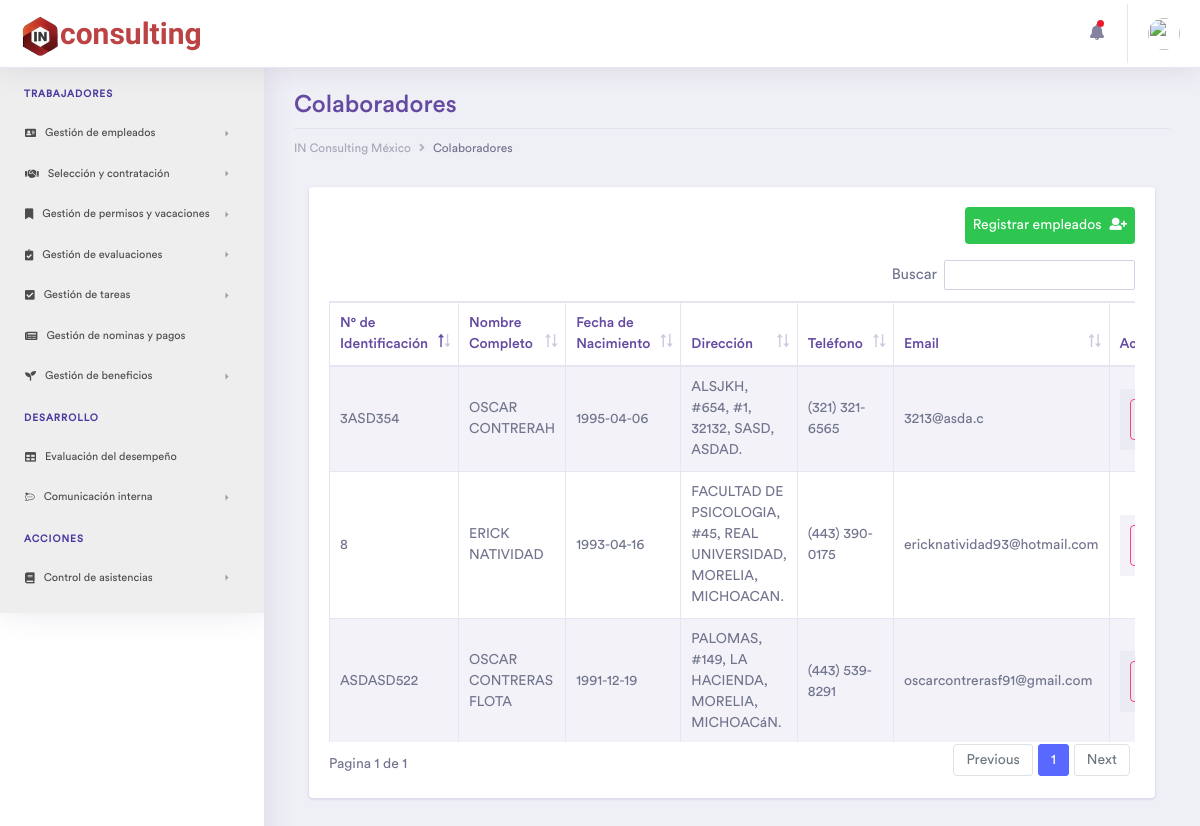
Page /Empleados on the earlier database version.
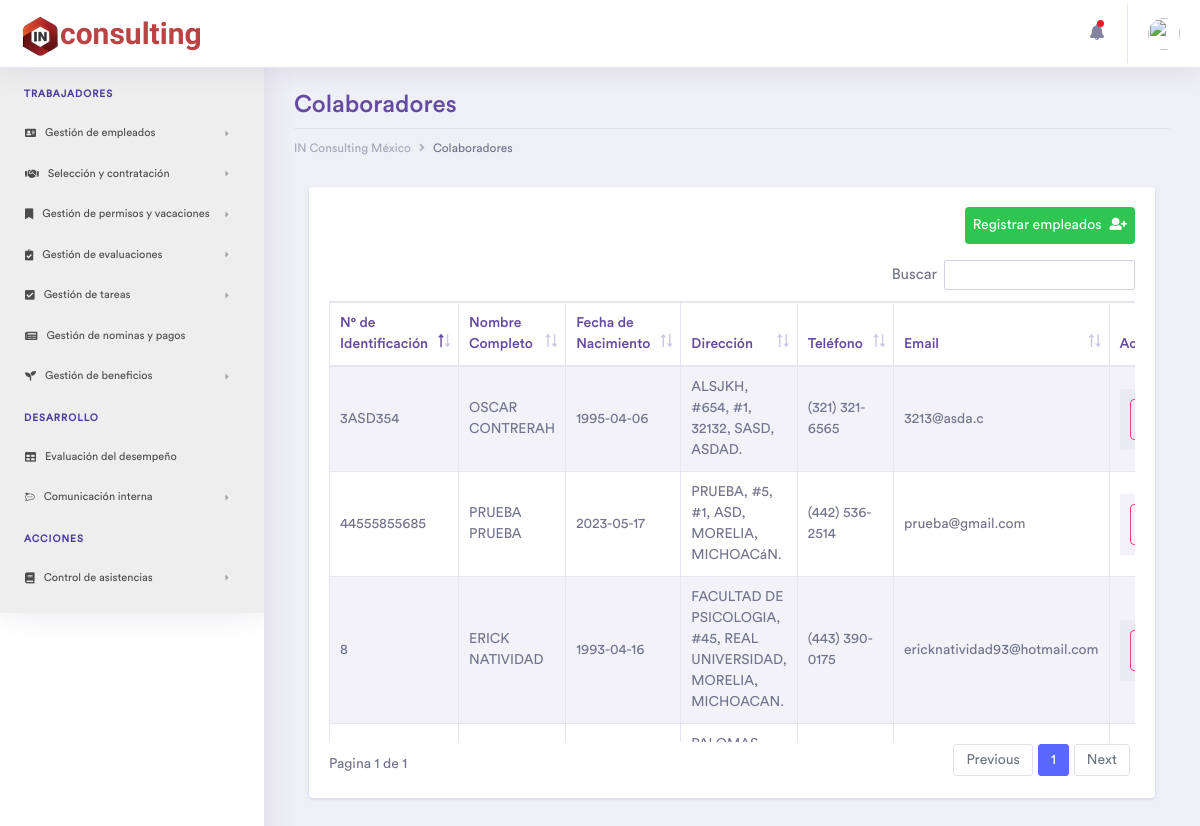
Same page on the later database version.
### tables this page shows
CREATE TABLE `emergencia` (
  `idEmergencia` int(11) NOT NULL,
  `nameEmer` varchar(50) NOT NULL,
  `parentesco` varchar(45) NOT NULL,
  `phoneEmer` varchar(15) NOT NULL,
  `Empleados_idEmpleados` int(11) NOT NULL
);

CREATE TABLE `empleados` (
  `idEmpleados` int(11) NOT NULL,
  `name` varchar(45) NOT NULL,
  `lastname` varchar(45) NOT NULL,
  `genero` varchar(1) NOT NULL,
  `fNac` date NOT NULL,
  `phone` varchar(15) NOT NULL,
  `email` varchar(45) NOT NULL,
  `identificacion` varchar(45) NOT NULL,
  `CURP` varchar(20) NOT NULL,
  `NSS` varchar(15) NOT NULL,
  `RFC` varchar(15) NOT NULL,
  `street` varchar(45) NOT NULL,
  `numE` varchar(5) NOT NULL,
  `numI` varchar(5) DEFAULT NULL,
  `colonia` varchar(45) NOT NULL,
  `CP` varchar(8) NOT NULL,
  `municipio` varchar(30) NOT NULL,
  `estado` varchar(45) NOT NULL,
  `status` int(1) NOT NULL DEFAULT 1,
  `fecha_contratado` timestamp NOT NULL DEFAULT current_timestamp()
);

### controller/plantilla.controlador.php (called while the page is built)
<?php
Class ControladorPlantilla{
	public function ctrTraerPlantilla(){
		include "view/plantilla.php";
	}
}

### index.php (called while the page is built)
<?php
require_once "controller/plantilla.controlador.php";
require_once "controller/formularios.controlador.php";
require_once "model/formularios.modelo.php";
$plantilla = new ControladorPlantilla();
$plantilla -> ctrTraerPlantilla();

### controller/formularios.controlador.php (called while the page is built, shortened)
<?php
class ControladorFormularios{
	static public function ctrVerEmpleados($item, $valor){
		$tabla = "empleados";
		$respuesta = ModeloFormularios::mdlVerEmpleados($tabla, $item, $valor);
		return $respuesta;
	}
	static public function ctrNumeroTelefonico($phone){
		$numero = ModeloFormularios::mdlNumeroTelefonico($phone);
		return $numero;
	}
}

### model/conexion.php (called while the page is built)
<?php
class Conexion{
  static public function conectar(){
    $link = new PDO("mysql:host=localhost;dbname=inrh",
                  "root",
                  "");
    $link->exec("set names utf8");
    return $link;
  }
}

### model/formularios.modelo.php (called while the page is built, shortened)
<?php
require_once "conexion.php";
class ModeloFormularios{
	static public function mdlVerEmpleados($tabla, $item, $valor){
		if($item == null && $valor == null){
			$sql = "SELECT e.idEmpleados, e.name, e.lastname, e.genero, e.fNac, e.phone, e.email, e.identificacion, e.NSS, e.RFC, e.street, e.numE, e.numI, e.colonia, e.CP, e.estado, e.municipio, e.fecha_contratado, m.nameEmer, m.parentesco, m.phoneEmer
			FROM empleados e
			INNER JOIN emergencia m ON e.idEmpleados = m.Empleados_idEmpleados WHERE status = 1 ORDER BY idEmpleados DESC;";
			$stmt = Conexion::conectar()->prepare($sql);
			$stmt->execute();
			return $stmt -> fetchAll();
		}
	}
	static public function mdlNumeroTelefonico($number){
		$number = preg_replace('/[^0-9]/', '', $number);
		$length = strlen($number);
		if($length == 10){
			$number = preg_replace('/([0-9]{3})([0-9]{3})([0-9]{4})/', '($1) $2-$3', $number);
		}elseif($length == 11){
			$number = preg_replace('/([0-9]{1})([0-9]{3})([0-9]{3})([0-9]{4})/', '+$1 ($2) $3-$4', $number);
		}
		return $number;
	}
}

### view/pages/Empleados.php (the view, shortened to what this page needs)
<?php
$empleados = ControladorFormularios::ctrVerEmpleados(null, null);
?><div class="container-fluid dashboard-content ">
	<div class="row">
		<div class="col-xl-12 col-lg-12 col-md-12 col-sm-12 col-12">
			<div class="page-header">
				<h2 class="pageheader-title">Colaboradores</h2>
				<div class="page-breadcrumb">
					<nav aria-label="breadcrumb">
						<ol class="breadcrumb">
							<li class="breadcrumb-item"><a href="Inicio" class="breadcrumb-link">IN Consulting México</a></li>
							<li class="breadcrumb-item active" aria-current="page">Colaboradores</li>
						</ol>
					</nav>
				</div>
			</div>
		</div>
	</div>
	<div class="ecommerce-widget">
		<div class="col-xl-12 col-lg-12 col-md-12 col-sm-12 col-12">
			<div class="card">
				<div class="card-body">
					<a href="RegistroEmpleados" class="btb btn-success p-2 rounded mb-3 float-right">
						Registrar empleados<i class="fas fa-user-plus ml-2"></i>
					</a>
					<div class="table-responsive">
						<table id="example" class="table table-striped table-bordered second" style="width:100%">
							<thead>
								<tr>
									<th>N° de Identificación</th>
									<th>Nombre Completo</th>
									<th>Fecha de Nacimiento</th>
									<th>Dirección</th>
									<th>Teléfono</th>
									<th>Email</th>
									<th>Acciones</th>
								</tr>
							</thead>
							<tbody>
								<?php foreach ($empleados as $key => $value): ?>
								<tr>
									<td><?php echo strtoupper($value['identificacion']); ?></td>
									<td><?php echo strtoupper($value['name'].' '.$value['lastname']); ?></td>
									<td><?php echo $value['fNac']; ?></td>
								<?php if ($value['numI']==null || $value['numI'] == ""): ?>
									<td><?php echo strtoupper($value['street'].", #".$value['numE'].", ".$value['colonia'].", ".$value['municipio'].", ".$value['estado']."."); ?></td>
								<?php else: ?>
									<td><?php echo strtoupper($value['street'].", #".$value['numE'].", #".$value['numI'].", ".$value['colonia'].", ".$value['municipio'].", ".$value['estado']."."); ?></td>
								<?php endif ?>
								<?php
									$formattedNumber = ControladorFormularios::ctrNumeroTelefonico($value['phone']);
								?>
									<td><?php echo $formattedNumber; ?></td>
									<td><?php echo $value['email']; ?></td>
									<td>
										<table>
											<tr>
												<td>
													<form method="POST" action="Colaborador">
													<button class="btn btn btn-outline-secondary rounded btn-block" name="Editar" value="<?php echo $value['idEmpleados'];?>">
													</button>
													</form>
												</td>
											</tr>
										</table>
									</td>
								</tr>
								<?php endforeach ?>
							</tbody>
						</table>
					</div>
				</div>
			</div>
		</div>
	</div>
</div>

Differences in the rows shown:
no longer on this page (row unchanged): emergencia: Empleados_idEmpleados.identificacion "ASDASD522", Empleados_idEmpleados.lastname "OSCAR CONTRERAS FLOTA", Empleados_idEmpleados.fNac "1991-12-19", Empleados_idEmpleados.estado "PALOMAS, #149, LA HACIENDA, MORELIA, MICHOACáN.", Empleados_idEmpleados.phone "(443) 539-8291", Empleados_idEmpleados.email "oscarcontrerasf91@gmail.com"
added emergencia: Empleados_idEmpleados.identificacion "44555855685", Empleados_idEmpleados.lastname "PRUEBA PRUEBA", Empleados_idEmpleados.fNac "2023-05-17", Empleados_idEmpleados.estado "PRUEBA, #5, #1, ASD, MORELIA, MICHOACáN.", Empleados_idEmpleados.phone "(442) 536-2514", Empleados_idEmpleados.email "prueba@gmail.com"
